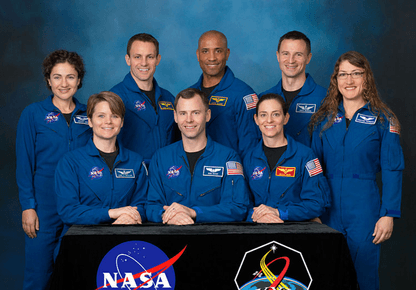
#> input picture nasa.png, 416 x 290 px
$ python face_detect.py
#> lines starting #> are read from the running program, lines starting #| are printed output that depends on the picture; after the words box and inside, x2 and y2 are one past the last pixel; in counts of white or black regions, pixels touching at a corner belong together
#!/usr/bin/python


import cv2

image = cv2.imread('nasa.png')
#> image is the input picture: shape (290, 416, 3); mean B, G, R 88.8, 63.9, 40.2
gray = cv2.cvtColor(image, cv2.COLOR_BGR2GRAY)
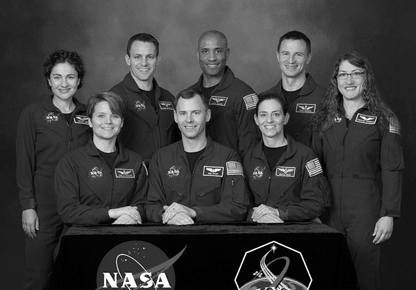
#> gray: shape (290, 416); min 1, max 252, mean 59.7

face_cascade = cv2.CascadeClassifier('haarcascade_frontalface_default.xml')

faces = face_cascade.detectMultiScale(gray,1.2,6)
#> faces = [[196, 38, 33, 33], [274, 41, 36, 36], [126, 43, 37, 37], [333, 61, 35, 35], [47, 64, 34, 34], [172, 99, 36, 36], [253, 102, 34, 34], [88, 102, 38, 38]]

print("The number of faces found = ", len(faces))
#| The number of faces found =  8

for (x,y,w,h) in faces:
    cv2.rectangle(image, (x,y), (x+h, y+h), (0, 255, 0), 2)
#> this loop made 8 passes
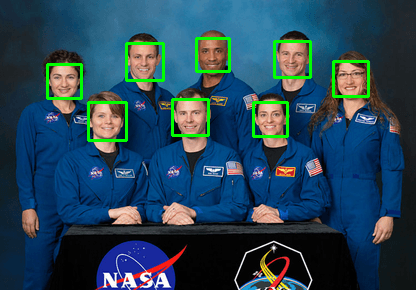
#> image: shape (290, 416, 3); 2.79% of pixels changed, all inside (x1, y1, x2, y2) = (46, 37, 370, 142)

cv2.imshow("Faces found", image)
cv2.waitKey(0)
cv2.destroyAllWindows()

$ run again, with Facedetect_webcam_2.png copied over nasa.png
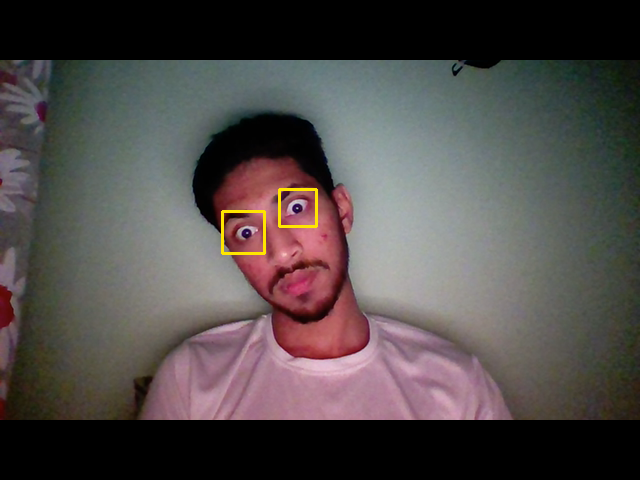
#> input picture Facedetect_webcam_2.png, 640 x 480 px
#> image is the input picture: shape (480, 640, 3); mean B, G, R 73, 74.2, 80.1
#> `gray = cv2.cvtColor(image, cv2.COLOR_BGR2GRAY)`:
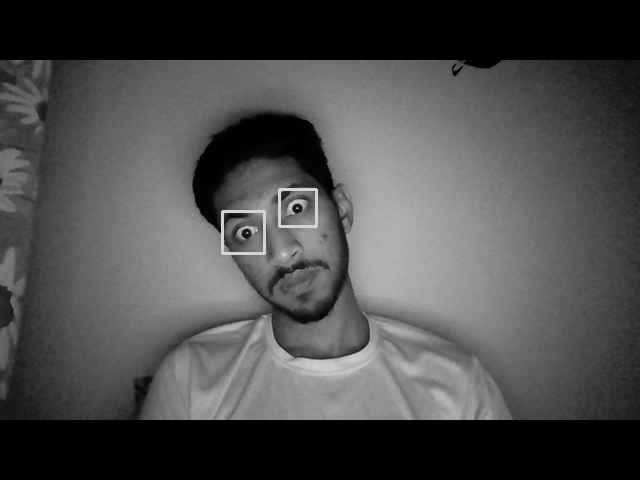
#> gray: shape (480, 640); min 0, max 212, mean 75.8
#> faces = ()
#| The number of faces found =  0

$ run again, with Facedetect_webcam_5.png copied over nasa.png
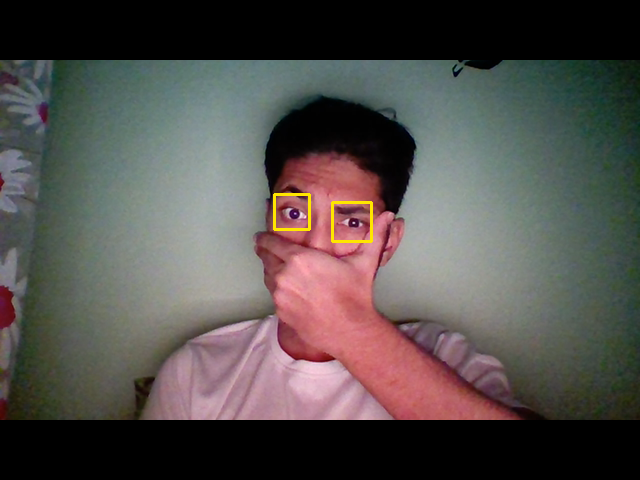
#> input picture Facedetect_webcam_5.png, 640 x 480 px
#> image is the input picture: shape (480, 640, 3); mean B, G, R 75.8, 78.7, 83.2
#> `gray = cv2.cvtColor(image, cv2.COLOR_BGR2GRAY)`:
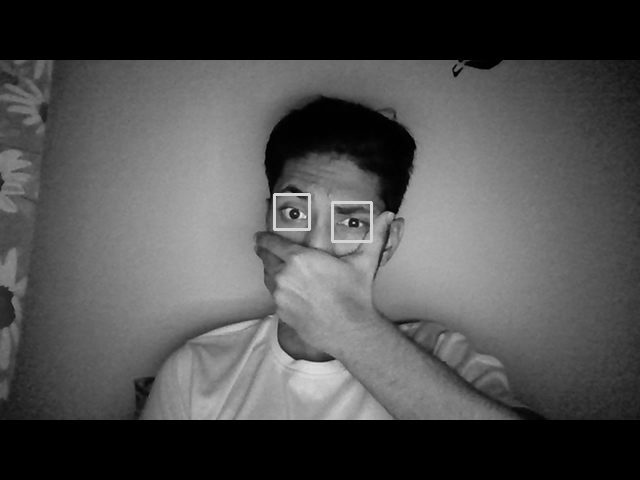
#> gray: shape (480, 640); min 0, max 235, mean 79.7
#> faces = ()
#| The number of faces found =  0
